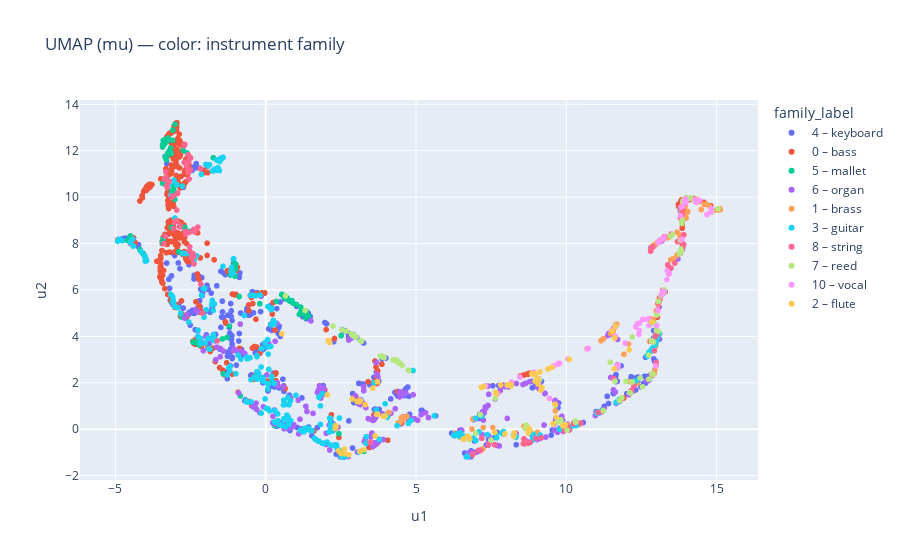
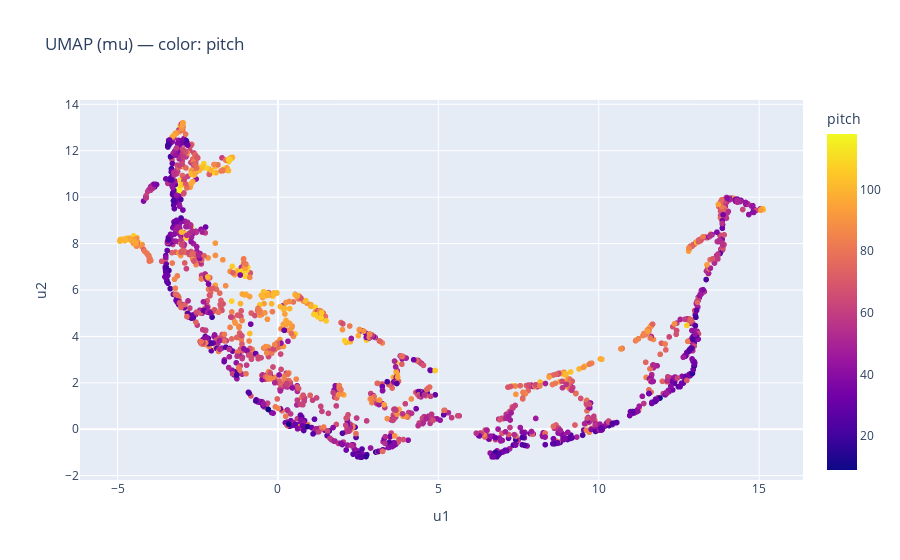

Notebook code for these charts, in order:
### Code cell
import numpy as np
import umap.umap_ as umap
import plotly.express as px

NSYNTH_FAMILY_MAP = {
    0: "bass",
    1: "brass",
    2: "flute",
    3: "guitar",
    4: "keyboard",
    5: "mallet",
    6: "organ",
    7: "reed",
    8: "string",
    9: "synth_lead",
    10: "vocal",
}

family_labels = np.array([
    f"{int(fid)} – {NSYNTH_FAMILY_MAP.get(int(fid), 'unknown')}"
    for fid in family_all
])

# --- UMAP 2D ---
reducer = umap.UMAP(
    n_neighbors=30,
    min_dist=0.1,
    n_components=2,
    metric="euclidean",
    init="spectral",
    learning_rate=1.0,   # <-- trocado (antes estava "auto")
    random_state=SEED,
)
mu_umap = reducer.fit_transform(mu_all)

data_umap = {
    "u1": mu_umap[:, 0],
    "u2": mu_umap[:, 1],
    "pitch": pitch_all.astype(int),
    "family_label": family_labels,  # categórico => legenda por cor
    "key": keys_all,
}

fig1 = px.scatter(
    data_umap,
    x="u1",
    y="u2",
    color="family_label",
    hover_data=["pitch", "key"],
    title="UMAP (mu) — color: instrument family",
)
fig1.show()

fig2 = px.scatter(
    data_umap,
    x="u1",
    y="u2",
    color="pitch",
    hover_data=["family_label", "key"],
    title="UMAP (mu) — color: pitch",
)
fig2.show()

### Figure 1 — Plotly figure (JSON) as saved in the notebook; plotly's stock layout.template omitted (floating-point values rounded to 4 significant figures; data arrays with more than 128 entries replaced by an {"elided": "..."} marker saying what was removed)
{"data": [{"customdata": {"elided": "372x2 mixed values"}, "hovertemplate": "family_label=4 – keyboard<br>u1=%{x}<br>u2=%{y}<br>pitch=%{customdata[0]}<br>key=%{customdata[1]}<extra></extra>", "legendgroup": "4 – keyboard", "marker": {"color": "#636efa", "symbol": "circle"}, "mode": "markers", "name": "4 – keyboard", "showlegend": true, "type": "scattergl", "x": {"elided": "372 float values"}, "xaxis": "x", "y": {"elided": "372 float values"}, "yaxis": "y"}, {"customdata": {"elided": "447x2 mixed values"}, "hovertemplate": "family_label=0 – bass<br>u1=%{x}<br>u2=%{y}<br>pitch=%{customdata[0]}<br>key=%{customdata[1]}<extra></extra>", "legendgroup": "0 – bass", "marker": {"color": "#EF553B", "symbol": "circle"}, "mode": "markers", "name": "0 – bass", "showlegend": true, "type": "scattergl", "x": {"elided": "447 float values"}, "xaxis": "x", "y": {"elided": "447 float values"}, "yaxis": "y"}, {"customdata": {"elided": "104x2 mixed values"}, "hovertemplate": "family_label=5 – mallet<br>u1=%{x}<br>u2=%{y}<br>pitch=%{customdata[0]}<br>key=%{customdata[1]}<extra></extra>", "legendgroup": "5 – mallet", "marker": {"color": "#00cc96", "symbol": "circle"}, "mode": "markers", "name": "5 – mallet", "showlegend": true, "type": "scattergl", "x": [-3.324, -1.043, 1.163, 0.7051, 1.025, -3.127, -3.301, -4.46, 0.9086, -3.247, -1.054, 0.6901, 1.424, 0.5374, -0.8824, -1.093, -2.616, 0.2237, -3.157, 1.352, -3.024, -0.8418, -3.147, -2.748, -3.12, -0.3376, -3.058, -3.403, -1.443, -3.341, -3.41, -4.59, -1.047, -4.05, -1.001, 0.6722, -2.203, 1.234, -3.097, -3.35, -2.557, -1.283, 1.162, 0.7907, -3.344, -2.897, -3.286, -2.694, -3.431, -3.025, -3.406, -1.208, 1.317, -3.362, -3.049, -4.543, -2.795, -4.499, -3.429, -2.249, 1.248, -2.413, 1.12, -3.3, -1.743, -1.018, -4.185, -0.1969, -1.042, 1.327, -4.094, -2.24, -3.09, 1.288, 0.2926, -1.072, 0.8674, 2.508, -3.21, -3.016, 0.605, -3.406, -3.442, -3.259, 3.265, 0.6364, -1.413, -3.163, -1.174, 1.271, 0.7161, -3.135, -2.254, 1.348, 0.6871, -3.111, -0.9982, -3.398, 1.361, -3.375, 0.3557, -3.417, -2.337, 2.434], "xaxis": "x", "y": [12.48, 6.85, 5.259, 5.668, 5.373, 10.28, 11.61, 8.188, 5.427, 12.55, 7.075, 5.624, 4.856, 5.808, 5.719, 6.877, 11.9, 2.04, 11.93, 5.025, 10.17, 1.437, 11.87, 12.01, 5.443, 0.9034, 10.37, 12.33, 3.891, 11.71, 8.193, 8.133, 7.153, 7.51, 6.923, 5.69, 3.632, 4.991, 12.44, 12.33, 8.527, 3.954, 5.054, 5.526, 12.46, 7.646, 11.81, 8.697, 12.16, 9.901, 12.44, 4.439, 5.054, 12.48, 10.49, 8.234, 4.834, 8.331, 10.59, 3.667, 5.103, 3.76, 4.948, 12.39, 11.69, 6.592, 7.74, 5.406, 6.999, 4.813, 7.591, 3.779, 12.89, 4.956, 0.1622, 7.329, 5.542, 4.032, 11.99, 13.14, 5.691, 12.3, 8.046, 11.89, -0.9526, 5.733, 2.387, 12.12, 6.645, 5.045, 5.649, 8.696, 3.721, 5.082, 5.691, 8.684, 7.114, 12.24, 5.017, 12.45, 5.506, 12.28, 3.731, -0.1904], "yaxis": "y"}, {"customdata": {"elided": "257x2 mixed values"}, "hovertemplate": "family_label=6 – organ<br>u1=%{x}<br>u2=%{y}<br>pitch=%{customdata[0]}<br>key=%{customdata[1]}<extra></extra>", "legendgroup": "6 – organ", "marker": {"color": "#ab63fa", "symbol": "circle"}, "mode": "markers", "name": "6 – organ", "showlegend": true, "type": "scattergl", "x": {"elided": "257 float values"}, "xaxis": "x", "y": {"elided": "257 float values"}, "yaxis": "y"}, {"customdata": {"elided": "130x2 mixed values"}, "hovertemplate": "family_label=1 – brass<br>u1=%{x}<br>u2=%{y}<br>pitch=%{customdata[0]}<br>key=%{customdata[1]}<extra></extra>", "legendgroup": "1 – brass", "marker": {"color": "#FFA15A", "symbol": "circle"}, "mode": "markers", "name": "1 – brass", "showlegend": true, "type": "scattergl", "x": {"elided": "130 float values"}, "xaxis": "x", "y": {"elided": "130 float values"}, "yaxis": "y"}, {"customdata": {"elided": "325x2 mixed values"}, "hovertemplate": "family_label=3 – guitar<br>u1=%{x}<br>u2=%{y}<br>pitch=%{customdata[0]}<br>key=%{customdata[1]}<extra></extra>", "legendgroup": "3 – guitar", "marker": {"color": "#19d3f3", "symbol": "circle"}, "mode": "markers", "name": "3 – guitar", "showlegend": true, "type": "scattergl", "x": {"elided": "325 float values"}, "xaxis": "x", "y": {"elided": "325 float values"}, "yaxis": "y"}, {"customdata": {"elided": "130x2 mixed values"}, "hovertemplate": "family_label=8 – string<br>u1=%{x}<br>u2=%{y}<br>pitch=%{customdata[0]}<br>key=%{customdata[1]}<extra></extra>", "legendgroup": "8 – string", "marker": {"color": "#FF6692", "symbol": "circle"}, "mode": "markers", "name": "8 – string", "showlegend": true, "type": "scattergl", "x": {"elided": "130 float values"}, "xaxis": "x", "y": {"elided": "130 float values"}, "yaxis": "y"}, {"customdata": {"elided": "106x2 mixed values"}, "hovertemplate": "family_label=7 – reed<br>u1=%{x}<br>u2=%{y}<br>pitch=%{customdata[0]}<br>key=%{customdata[1]}<extra></extra>", "legendgroup": "7 – reed", "marker": {"color": "#B6E880", "symbol": "circle"}, "mode": "markers", "name": "7 – reed", "showlegend": true, "type": "scattergl", "x": [12.74, 4.366, 13.85, 3.816, 13.8, 1.311, 14.0, 12.2, 13.53, 13.0, 12.74, 2.963, 3.886, 4.347, 13.22, 13.76, 3.883, 11.85, 12.13, 13.81, 13.87, 9.702, 11.98, 14.27, 14.83, 11.24, 7.492, 13.83, 13.82, 4.364, 4.349, 11.46, 2.945, 6.983, 3.836, 13.25, 3.002, 12.94, 4.331, 15.05, 2.977, 3.896, 13.07, 14.15, 12.2, 4.472, 7.662, 3.935, 9.111, 12.9, 7.135, 4.339, 10.31, 3.904, 12.88, 13.47, 13.19, 12.1, 9.637, 2.94, 8.667, 12.85, 14.07, 13.98, 4.483, 4.744, 13.06, 13.89, 6.783, 7.632, 2.852, 14.83, 13.15, 11.77, 8.739, 4.421, 11.62, 10.31, 8.618, 0.6566, 2.536, 3.185, 14.04, 9.814, 4.309, 9.891, 12.83, 4.757, 3.901, 2.878, 3.868, 4.537, 13.01, 2.916, 3.162, 10.02, 2.677, 4.403, 12.45, 8.167, 4.328, 2.238, 4.232, 12.53, 2.861, 13.85], "xaxis": "x", "y": [2.153, 2.963, 9.016, 3.158, 8.151, 5.114, 9.98, 2.038, 8.379, 4.261, 3.196, 4.021, 3.14, 2.942, 5.918, 7.558, 3.119, 1.358, 1.561, 7.765, 9.784, 0.3106, 2.066, 9.818, 9.373, 0.8029, -0.4726, 7.696, 7.688, 2.941, 2.958, 2.885, 4.013, -0.1776, 3.157, 6.011, 3.972, 4.552, 2.956, 9.501, 4.01, 3.114, 4.219, 9.962, 3.979, 2.838, 1.562, 3.081, 2.132, 3.758, 0.6321, 2.958, 0.3544, 3.114, 2.366, 8.321, 5.848, 1.577, 1.034, 4.035, 0.1825, 2.383, 9.95, 9.984, 2.823, 2.55, 5.503, 9.874, -0.4481, 1.341, 4.114, 9.342, 5.752, 1.236, 0.05074, 2.895, 2.066, 0.3084, 0.03975, 5.743, 4.282, 3.789, 9.946, 0.4113, 2.978, 0.2145, 3.811, 2.533, 3.124, 4.069, 3.122, 2.752, 4.92, 4.019, 3.803, -0.03905, 4.226, 2.907, 2.208, 1.872, 2.958, 4.449, 2.994, 1.831, 4.082, 8.869], "yaxis": "y"}, {"customdata": [[104, "vocal_synthetic_003-104-100"], [83, "vocal_synthetic_003-083-100"], [35, "vocal_synthetic_003-035-100"], [57, "vocal_acoustic_000-057-075"], [39, "vocal_synthetic_003-039-050"], [59, "vocal_synthetic_003-059-127"], [45, "vocal_synthetic_003-045-127"], [57, "vocal_synthetic_003-057-050"], [54, "vocal_acoustic_000-054-050"], [58, "vocal_synthetic_003-058-075"], [65, "vocal_synthetic_003-065-025"], [68, "vocal_synthetic_003-068-050"], [72, "vocal_synthetic_003-072-075"], [86, "vocal_synthetic_003-086-100"], [89, "vocal_synthetic_003-089-100"], [41, "vocal_synthetic_003-041-100"], [24, "vocal_synthetic_003-024-127"], [61, "vocal_synthetic_003-061-100"], [71, "vocal_synthetic_003-071-025"], [99, "vocal_synthetic_003-099-075"], [38, "vocal_synthetic_003-038-025"], [88, "vocal_synthetic_003-088-100"], [75, "vocal_synthetic_003-075-050"], [50, "vocal_acoustic_000-050-075"], [107, "vocal_synthetic_003-107-075"], [37, "vocal_synthetic_003-037-100"], [82, "vocal_synthetic_003-082-100"], [49, "vocal_synthetic_003-049-025"], [99, "vocal_synthetic_003-099-050"], [86, "vocal_synthetic_003-086-127"], [24, "vocal_synthetic_003-024-100"], [85, "vocal_synthetic_003-085-025"], [91, "vocal_synthetic_003-091-100"], [63, "vocal_synthetic_003-063-075"], [39, "vocal_synthetic_003-039-075"], [82, "vocal_synthetic_003-082-050"], [60, "vocal_synthetic_003-060-127"], [67, "vocal_synthetic_003-067-050"], [37, "vocal_synthetic_003-037-127"], [82, "vocal_synthetic_003-082-127"], [52, "vocal_acoustic_000-052-100"], [42, "vocal_synthetic_003-042-075"], [97, "vocal_synthetic_003-097-025"], [54, "vocal_synthetic_003-054-050"], [51, "vocal_synthetic_003-051-025"], [68, "vocal_acoustic_000-068-100"], [66, "vocal_acoustic_000-066-025"], [53, "vocal_acoustic_000-053-050"], [101, "vocal_synthetic_003-101-127"], [81, "vocal_synthetic_003-081-100"], [29, "vocal_synthetic_003-029-075"], [93, "vocal_synthetic_003-093-050"], [106, "vocal_synthetic_003-106-050"], [60, "vocal_acoustic_000-060-127"], [52, "vocal_synthetic_003-052-050"], [61, "vocal_synthetic_003-061-127"], [68, "vocal_acoustic_000-068-050"], [51, "vocal_synthetic_003-051-100"]], "hovertemplate": "family_label=10 – vocal<br>u1=%{x}<br>u2=%{y}<br>pitch=%{customdata[0]}<br>key=%{customdata[1]}<extra></extra>", "legendgroup": "10 – vocal", "marker": {"color": "#FF97FF", "symbol": "circle"}, "mode": "markers", "name": "10 – vocal", "showlegend": true, "type": "scattergl", "x": [13.21, 9.779, 14.82, 12.43, 13.17, 13.97, 13.87, 13.99, 11.64, 13.8, 12.43, 12.31, 11.96, 9.734, 12.36, 14.28, 13.35, 13.94, 11.73, 9.563, 12.97, 8.922, 11.71, 12.54, 7.314, 14.81, 9.706, 13.42, 8.175, 10.7, 13.01, 7.715, 11.51, 13.19, 13.85, 8.032, 13.8, 12.41, 14.44, 10.73, 13.36, 14.68, 10.05, 13.26, 13.11, 11.68, 9.074, 12.75, 13.05, 9.064, 13.05, 8.453, 12.75, 12.68, 14.32, 13.97, 9.439, 14.32], "xaxis": "x", "y": [5.939, 2.844, 9.498, 4.573, 5.797, 9.919, 9.616, 9.785, 3.998, 9.199, 4.252, 4.415, 3.707, 2.832, 4.543, 9.889, 6.45, 9.84, 2.755, 2.718, 2.732, 2.451, 2.658, 4.732, 1.872, 9.352, 2.799, 6.721, 2.034, 3.46, 4.462, 1.536, 4.27, 8.196, 8.181, 1.882, 9.566, 4.09, 9.858, 3.483, 6.819, 9.251, 3.029, 8.273, 8.124, 2.75, 1.968, 4.755, 8.041, 2.005, 5.119, 2.25, 4.476, 4.736, 9.785, 9.925, 1.327, 9.867], "yaxis": "y"}, {"customdata": {"elided": "71x2 mixed values"}, "hovertemplate": "family_label=2 – flute<br>u1=%{x}<br>u2=%{y}<br>pitch=%{customdata[0]}<br>key=%{customdata[1]}<extra></extra>", "legendgroup": "2 – flute", "marker": {"color": "#FECB52", "symbol": "circle"}, "mode": "markers", "name": "2 – flute", "showlegend": true, "type": "scattergl", "x": [7.17, 2.326, 2.053, 8.149, 3.902, 2.42, 9.052, 2.769, 9.885, 8.958, 3.138, 0.5354, 2.621, 2.615, 6.707, 6.572, 7.956, 9.619, 9.387, 3.114, 8.252, 9.667, 9.558, 8.113, 9.961, 11.63, 3.56, 3.043, 3.691, 8.937, 9.124, 8.269, 3.135, 3.148, 8.754, 11.6, 2.132, 2.337, 3.716, 7.664, 2.129, 8.154, 2.307, 3.718, 2.51, 2.873, 3.274, 3.639, 8.734, 8.852, 12.84, 3.311, 7.639, 11.61, 9.187, 9.521, 8.033, 6.781, 9.058, 12.09, 2.08, 8.977, 3.974, 7.617, 7.812, 8.803, 8.971, 10.1, 9.155, 11.53, 7.253], "xaxis": "x", "y": [1.814, 0.1595, 1.481, 1.93, 0.5579, -0.9321, 2.173, -1.096, 0.1477, 2.072, 1.213, 4.111, -0.8529, -1.05, -0.3025, -0.4191, -0.2025, 1.082, 2.598, 1.179, -0.3108, 0.5077, 0.2371, 1.914, 0.2044, 4.437, 1.774, 1.203, 0.644, 2.352, 2.469, -0.1577, -0.9492, 1.227, 0.03174, 2.603, 3.74, 0.1005, 2.042, 1.533, 3.741, 1.864, 0.03808, 0.645, -1.046, 1.304, -0.8846, -0.287, -0.1611, 2.394, 4.623, 1.059, 1.592, 3.928, 1.795, 2.666, 1.915, -0.3701, 1.952, 3.42, 3.819, 2.366, 0.5663, -0.1274, 1.905, -0.04936, 2.385, 3.014, 1.68, 4.23, 1.842], "yaxis": "y"}], "layout": {"legend": {"title": {"text": "family_label"}, "tracegroupgap": 0}, "title": {"text": "UMAP (mu) — color: instrument family"}, "xaxis": {"anchor": "y", "domain": [0, 1], "title": {"text": "u1"}}, "yaxis": {"anchor": "x", "domain": [0, 1], "title": {"text": "u2"}}}}

### Figure 2 — Plotly figure (JSON) as saved in the notebook; plotly's stock layout.template omitted (floating-point values rounded to 4 significant figures; data arrays with more than 128 entries replaced by an {"elided": "..."} marker saying what was removed)
{"data": [{"customdata": {"elided": "2000x2 str values"}, "hovertemplate": "u1=%{x}<br>u2=%{y}<br>family_label=%{customdata[0]}<br>key=%{customdata[1]}<br>pitch=%{marker.color}<extra></extra>", "legendgroup": "", "marker": {"color": {"elided": "2000 int values"}, "coloraxis": "coloraxis", "symbol": "circle"}, "mode": "markers", "name": "", "showlegend": false, "type": "scattergl", "x": {"elided": "2000 float values"}, "xaxis": "x", "y": {"elided": "2000 float values"}, "yaxis": "y"}], "layout": {"coloraxis": {"colorbar": {"title": {"text": "pitch"}}, "colorscale": [[0, "#0d0887"], [0.1111, "#46039f"], [0.2222, "#7201a8"], [0.3333, "#9c179e"], [0.4444, "#bd3786"], [0.5556, "#d8576b"], [0.6667, "#ed7953"], [0.7778, "#fb9f3a"], [0.8889, "#fdca26"], [1, "#f0f921"]]}, "legend": {"tracegroupgap": 0}, "title": {"text": "UMAP (mu) — color: pitch"}, "xaxis": {"anchor": "y", "domain": [0, 1], "title": {"text": "u1"}}, "yaxis": {"anchor": "x", "domain": [0, 1], "title": {"text": "u2"}}}}
